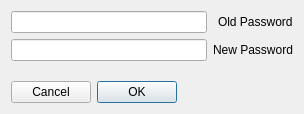
<?xml version="1.0" encoding="UTF-8"?>
<ui version="4.0">
 <class>DialogChangePassword</class>
 <widget class="QDialog" name="DialogChangePassword">
  <property name="geometry">
   <rect>
    <x>0</x>
    <y>0</y>
    <width>304</width>
    <height>114</height>
   </rect>
  </property>
  <property name="windowTitle">
   <string>Change Password</string>
  </property>
  <property name="layoutDirection">
   <enum>Qt::RightToLeft</enum>
  </property>
  <layout class="QFormLayout" name="formLayout">
   <item row="0" column="0">
    <widget class="QLabel" name="label">
     <property name="text">
      <string>Old Password</string>
     </property>
    </widget>
   </item>
   <item row="0" column="1">
    <widget class="QLineEdit" name="eOldPassword">
     <property name="echoMode">
      <enum>QLineEdit::Password</enum>
     </property>
    </widget>
   </item>
   <item row="1" column="0">
    <widget class="QLabel" name="label_2">
     <property name="text">
      <string>New Password</string>
     </property>
    </widget>
   </item>
   <item row="1" column="1">
    <widget class="QLineEdit" name="eNewPassword">
     <property name="echoMode">
      <enum>QLineEdit::Password</enum>
     </property>
    </widget>
   </item>
   <item row="3" column="0" colspan="2">
    <widget class="QDialogButtonBox" name="buttonBox">
     <property name="orientation">
      <enum>Qt::Horizontal</enum>
     </property>
     <property name="standardButtons">
      <set>QDialogButtonBox::Cancel|QDialogButtonBox::Ok</set>
     </property>
    </widget>
   </item>
   <item row="2" column="1">
    <spacer name="verticalSpacer">
     <property name="orientation">
      <enum>Qt::Vertical</enum>
     </property>
     <property name="sizeHint" stdset="0">
      <size>
       <width>20</width>
       <height>40</height>
      </size>
     </property>
    </spacer>
   </item>
  </layout>
 </widget>
 <resources/>
 <connections>
  <connection>
   <sender>buttonBox</sender>
   <signal>accepted()</signal>
   <receiver>DialogChangePassword</receiver>
   <slot>accept()</slot>
   <hints>
    <hint type="sourcelabel">
     <x>248</x>
     <y>254</y>
    </hint>
    <hint type="destinationlabel">
     <x>157</x>
     <y>274</y>
    </hint>
   </hints>
  </connection>
  <connection>
   <sender>buttonBox</sender>
   <signal>rejected()</signal>
   <receiver>DialogChangePassword</receiver>
   <slot>reject()</slot>
   <hints>
    <hint type="sourcelabel">
     <x>316</x>
     <y>260</y>
    </hint>
    <hint type="destinationlabel">
     <x>286</x>
     <y>274</y>
    </hint>
   </hints>
  </connection>
 </connections>
</ui>
